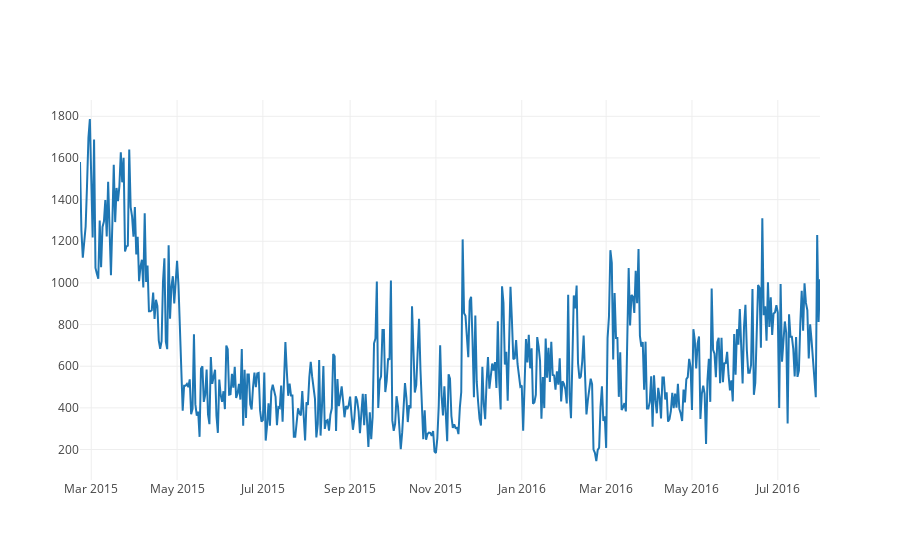

This figure's notebook cell:
### Code cell
from plotly import version
from plotly.offline import download_plotlyjs, init_notebook_mode, plot, iplot
print(version)

trace = go.Scatter(
    x = cleaned_data_table['combined_date'][300:],
    y = cleaned_data_table['Today_produced'][300:], 
)


fig = {
    'data': [trace],
}

layout = go.Layout(
        yaxis=dict(
            range=[0, 800]
        )
    )

iplot(fig)

### Figure 1 — Plotly figure (JSON) as saved in the notebook; plotly's stock layout.template omitted (floating-point values rounded to 4 significant figures; data arrays with more than 128 entries replaced by an {"elided": "..."} marker saying what was removed)
{"data": [{"type": "scatter", "uid": "2930e43f-77f2-4aa6-afe7-b07870846713", "x": {"elided": "527 str values"}, "y": {"elided": "527 int values"}}], "layout": {}}
